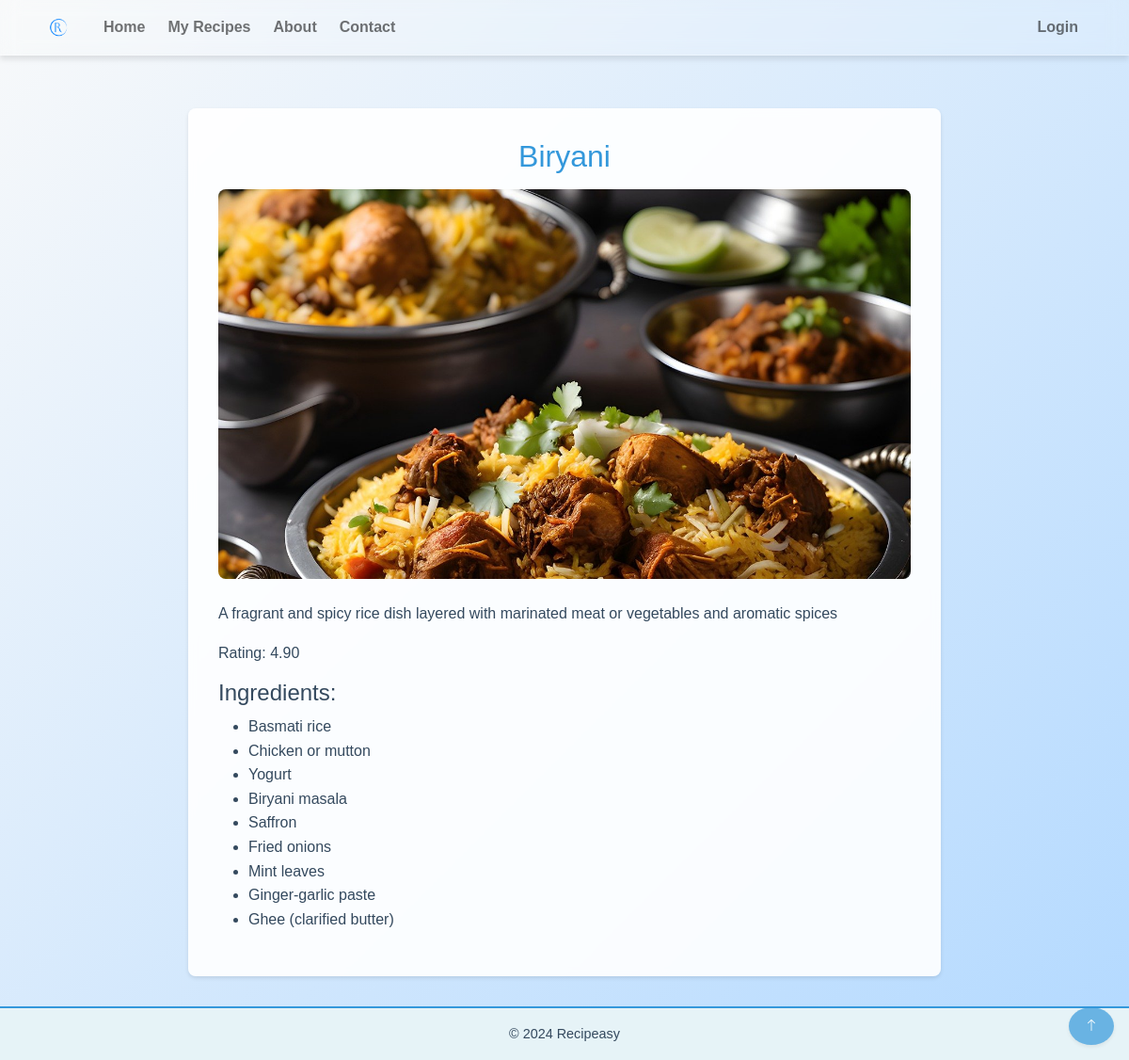
The page /recipe/7/ on the database its author committed.
### recipes/models.py (models this page shows, shortened)
class Recipe(models.Model):
    name = models.CharField(max_length=200)
    description = models.TextField()
    image = models.ImageField(upload_to='recipes/')
    date = models.DateField(null=True, blank=True)
    rating = models.DecimalField(max_digits=3, decimal_places=2, default=0)
    is_inspiring = models.BooleanField(default=True)
    ingredients = models.TextField()

### recipes/views.py (the view)
# urls.py: path('recipe/<int:pk>/', views.recipe_detail, name='recipe_detail'),
def recipe_detail(request, pk):
    recipe = get_object_or_404(Recipe, pk=pk)
    ingredients = [ingredient.strip() for ingredient in recipe.ingredients.replace('\n', ',').split(',') if ingredient.strip()]
    return render(request, 'recipe_detail.html', {'recipe': recipe, 'ingredients': ingredients})

### recipes/templates/recipe_detail.html
{% extends "base.html" %}
{% block content %}
    <div class="recipe-detail">
        <h1>{{ recipe.name }}</h1>
        <div class="recipe-detail-image-container">
            <img src="{{ recipe.image.url }}" alt="{{ recipe.name }}" class="img-fluid">
        </div>
        <p>{{ recipe.description }}</p>
        <p>Rating: {{ recipe.rating }}</p>
        <h4 class="ingredients-heading">Ingredients:</h4>
        <ul>
            {% for ingredient in ingredients %}
                <li>{{ ingredient }}</li>
            {% endfor %}
        </ul>
    </div>
{% endblock %}

### recipes/static/css/styles.css (style rules this page uses)
:root { --primary-color: #3498db; --secondary-color: #2ecc71; --accent-color: #e74c3c; --background-start: #f8f9fa; --background-end: #b3d9ff; --text-color: #34495e; --card-background: rgba(255, 255, 255, 0.9); --card-shadow: 0 2px 4px rgba(0, 0, 0, 0.1); --nav-text-color: #34495e; --nav-text-hover-color: #3498db; --footer-background-color: #e6f3f7; --footer-text-color: #34495e; --footer-border-color: #3498db; }
body { font-family: 'Arial', sans-serif; background: linear-gradient(135deg, var(--background-start), var(--background-end)); color: var(--text-color); margin: 0; padding: 0; display: flex; flex-direction: column; min-height: 100vh; line-height: 1.6; }
h1, h2 { font-size: 2rem; color: var(--primary-color); margin-bottom: 1.5rem; text-align: center; }
.recipe-detail { background-color: var(--card-background); border-radius: 8px; box-shadow: var(--card-shadow); padding: 2rem; max-width: 800px; margin: 0 auto; backdrop-filter: blur(5px); }
.recipe-detail h1 { color: var(--primary-color); font-size: 2rem; margin-bottom: 1rem; }
.recipe-detail-image-container { width: 100%; padding-bottom: 56.25%; position: relative; overflow: hidden; border-radius: 8px; margin-bottom: 1.5rem; }
.recipe-detail img { position: absolute; top: 0; left: 0; width: 100%; height: 100%; object-fit: cover; object-position: center; }
.recipe-detail p { margin-bottom: 1rem; }

### rows shown on the page
Recipe: name "Biryani", image (picture), description "A fragrant and spicy rice dish layered with marinated meat or vegetables and aromatic spices", rating "4.90"

### other values the page prints
{{ ingredient }} "Basmati rice" "Chicken or mutton" "Yogurt" "Biryani masala" "Saffron" "Fried onions" "Mint leaves" "Ginger-garlic paste" "Ghee (clarified butter)"
